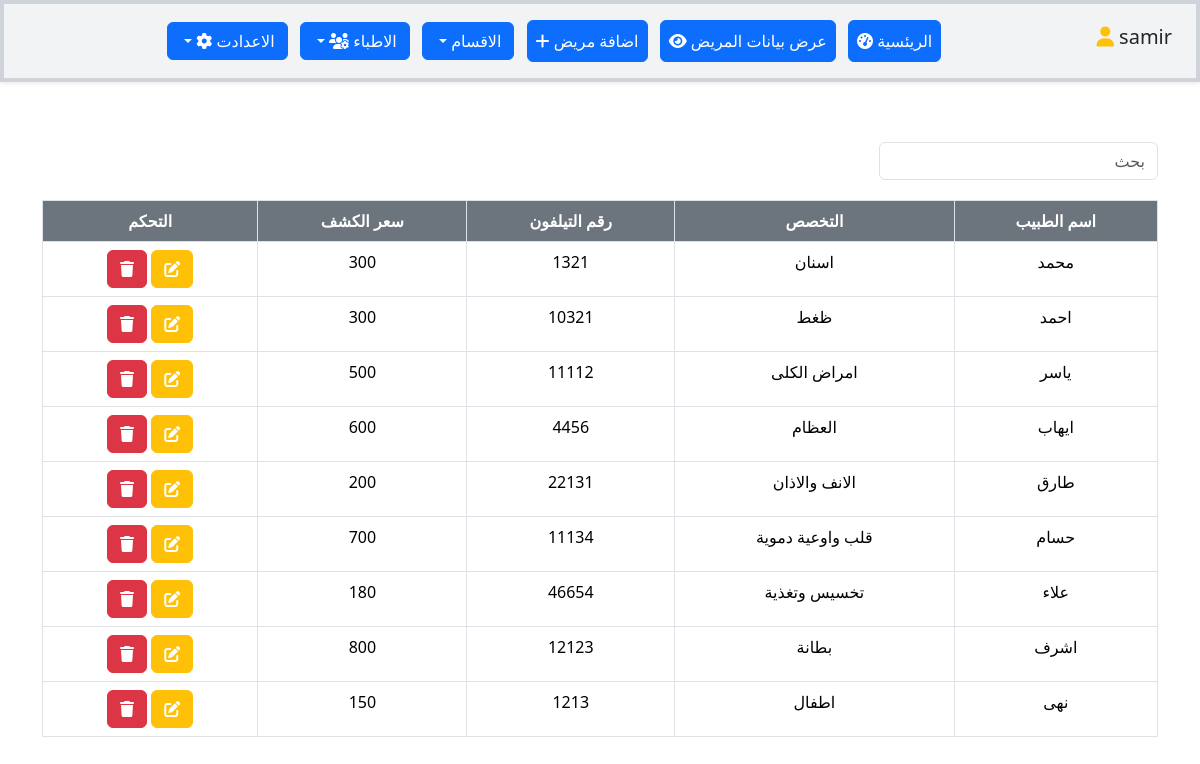
Screenshot of /info_doctor.php (signed in) with the database file from the repository.
### tables this page shows
CREATE TABLE `doctors` (
  `id` int(11) NOT NULL,
  `name` varchar(255) NOT NULL,
  `type_do` varchar(255) NOT NULL,
  `phone` int(11) NOT NULL,
  `price` int(11) NOT NULL
);

### info_doctor.php (the view, shortened to what this page needs)
<?php
include("header.php");
include("fun/coon.php");
$select_doctors="SELECT * FROM doctors";
$result= $coon ->query($select_doctors);
?>
<!DOCTYPE html>
<html lang="en">
<head>
    <link rel="stylesheet" href="https://cdnjs.cloudflare.com/ajax/libs/font-awesome/6.6.0/css/all.min.css" />
</head>
<body>
<div class="container">
<input type="text"  id="searchInput"  placeholder="بحث " class=" form-control w-25 shadow-none search">
<table class="table  text-center   table-hover table-bordered" id="dataTable" >
  <thead >
    <tr >
      <th class=" bg-secondary text-white">اسم الطبيب</th>
      <th class=" bg-secondary text-white">التخصص </th>
      <th class=" bg-secondary text-white">رقم التيلفون </th>
      <th class=" bg-secondary text-white"> سعر الكشف </th>
      <th class=" bg-secondary text-white">  التحكم </th>
    </tr>
  </thead>
  <tbody  id="myTable">
    <tr>
<?php
while ($row_do = $result -> fetch_assoc()) {
   ?>
<td><?=$row_do['name'] ?></td>
<td><?=$row_do['type_do'] ?></td>
<td><?=$row_do['phone'] ?></td>
<td><?=$row_do['price'] ?></td>
      <td>
      <a href="edit_info_doctor.php?id=<?=$row_do['id']?>" class=" btn btn-warning"><i class="fa-solid fa-pen-to-square text-white"></i ></a>
      <a href="doctors/delete_doctor.php?id=<?=$row_do['id']?>" class=" btn btn-danger"><i class="fa-solid fa-trash "></i></a>
      </td>
    </tr>
<?php
}
?>
  </tbody>
</table>
</div>
</body>
</html>

### css/main.css (style rules this page uses)
body { direction: rtl; height: 100%; }
.table { margin-top: 80px; }
.search { position: relative; top: 60px; }

### rows the page displays
doctors: name "محمد", type_do "اسنان", phone "1321", price "300"
doctors: name "احمد", type_do "ظغط", phone "10321", price "300"
doctors: name "ياسر", type_do "امراض الكلى", phone "11112", price "500"
doctors: name "ايهاب", type_do "العظام", phone "4456", price "600"
doctors: name "طارق", type_do "الانف والاذان", phone "22131", price "200"
doctors: name "حسام", type_do "قلب واوعية دموية", phone "11134", price "700"
doctors: name "علاء", type_do "تخسيس وتغذية", phone "46654", price "180"
doctors: name "اشرف", type_do "بطانة", phone "12123", price "800"
doctors: name "نهى", type_do "اطفال", phone "1213", price "150"

### other values shown
$_SESSION['login'] "samir"
